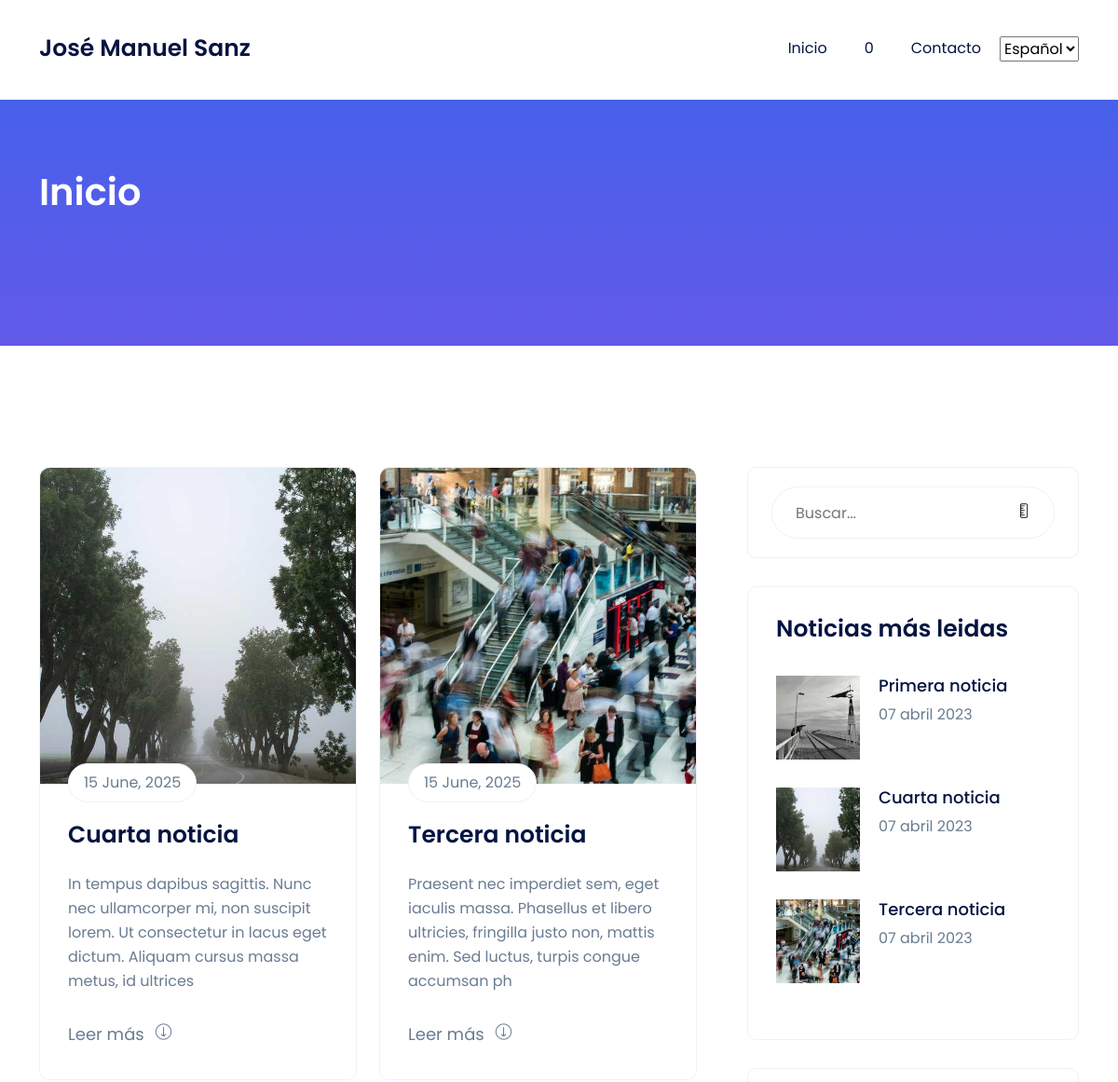
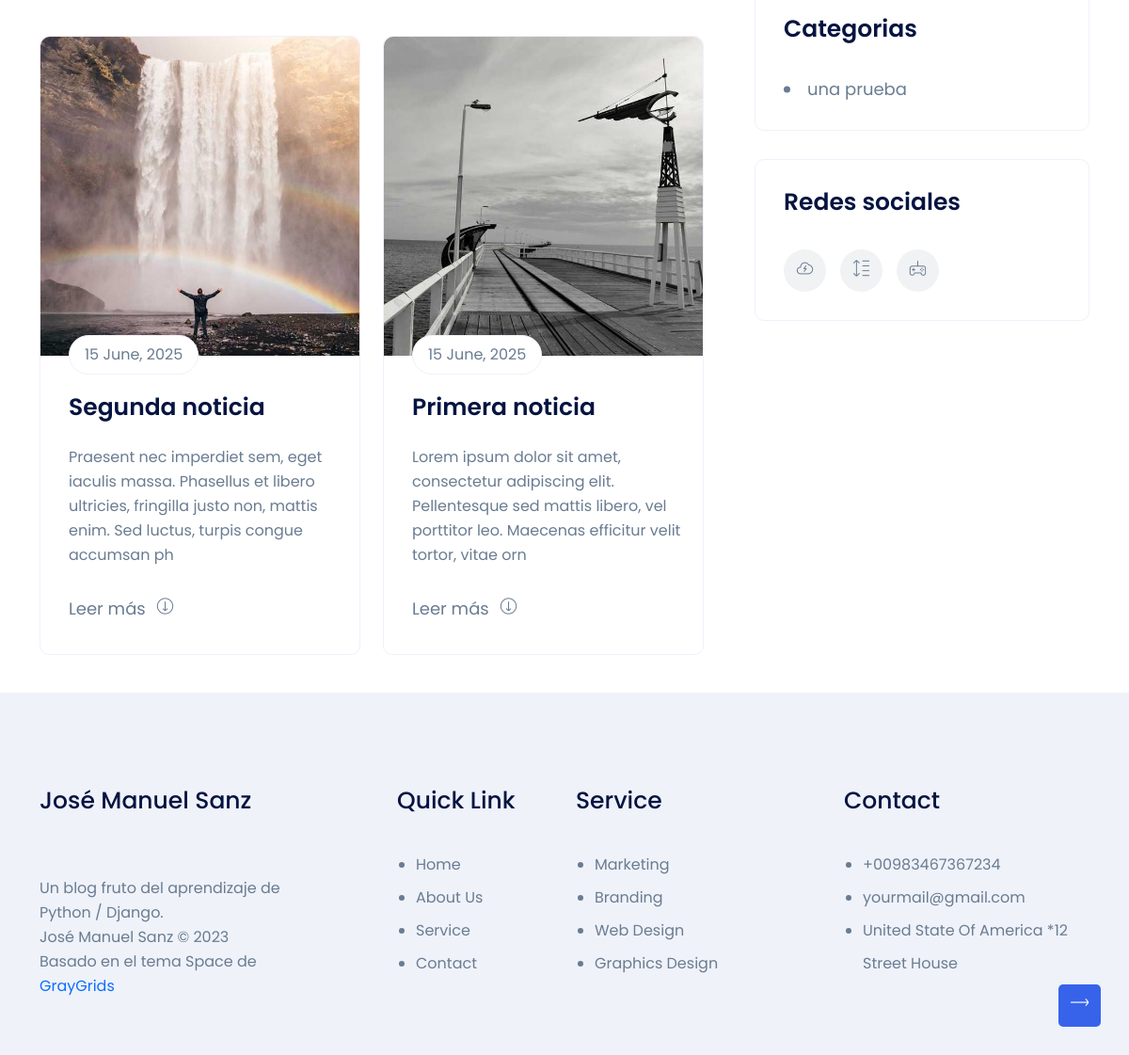
The app's page /, older data (2 pictures, top to bottom).
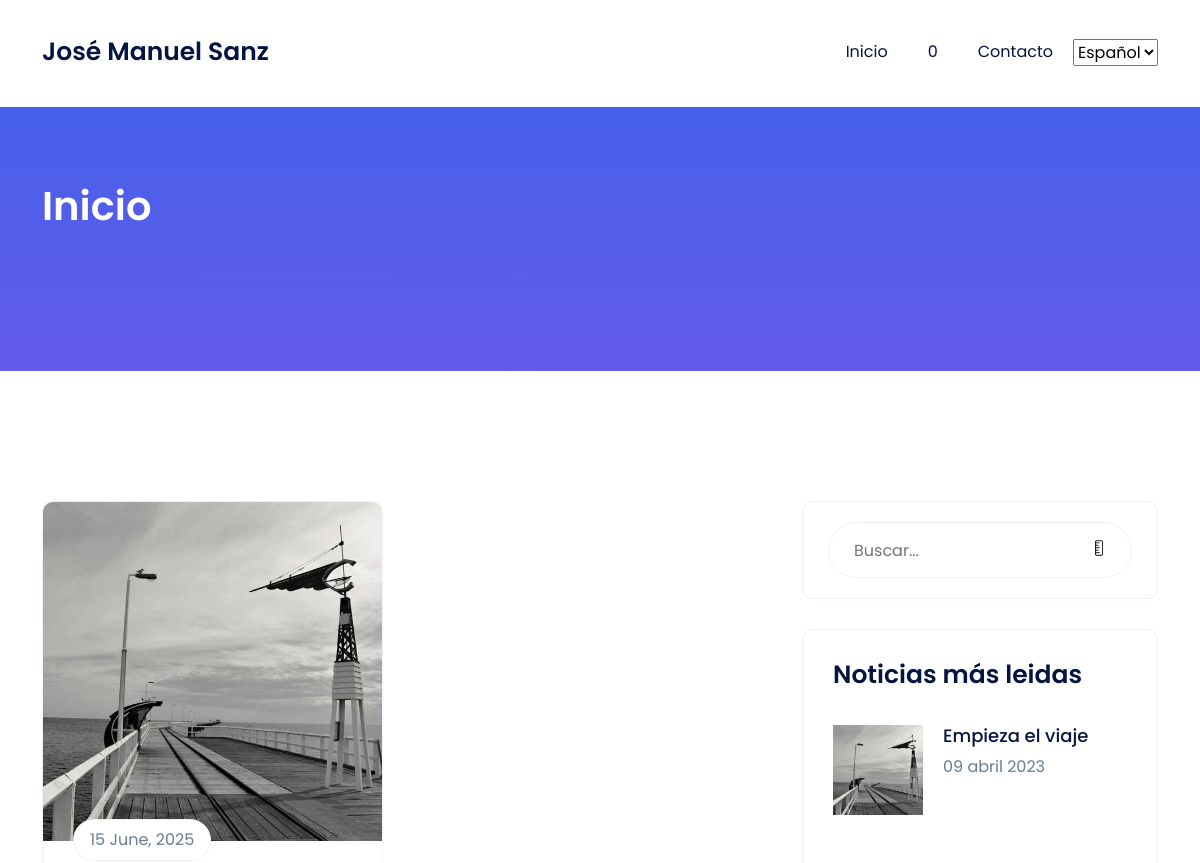
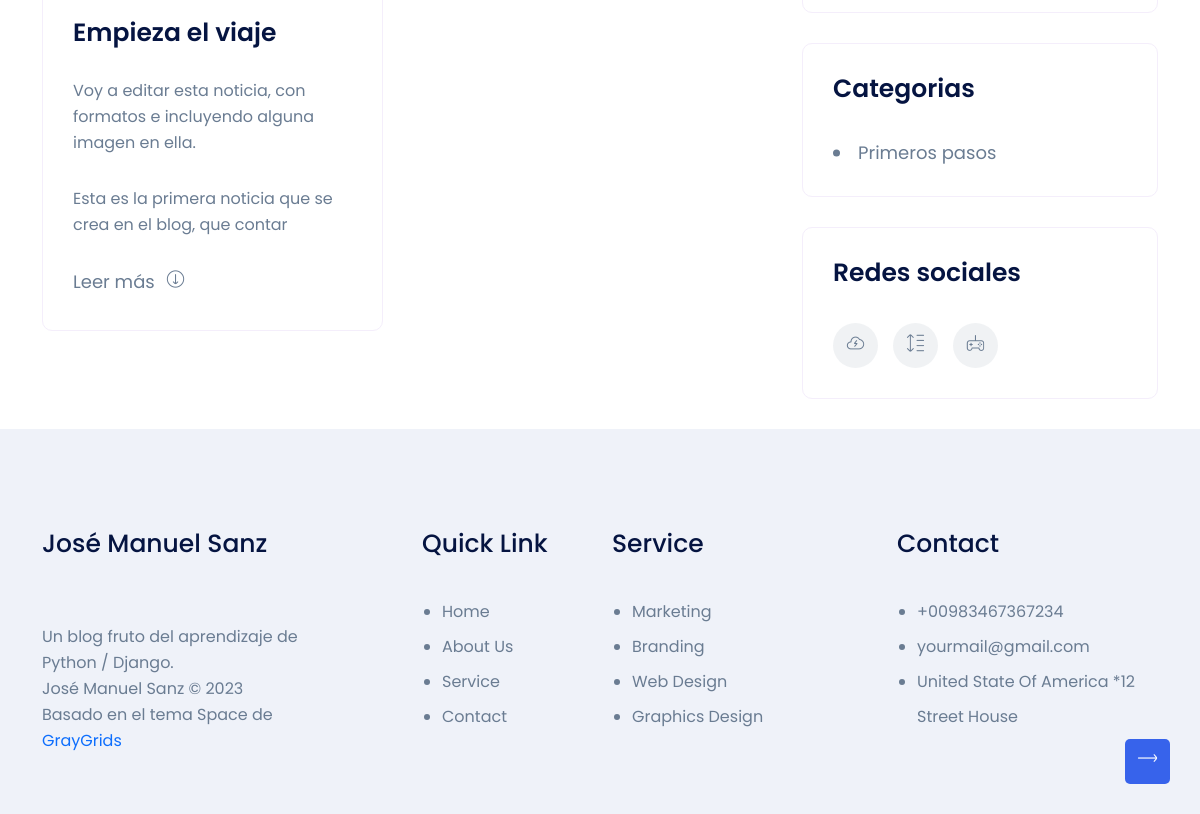
The same page, newer data (2 pictures, top to bottom).
### core/models.py (models this page shows, shortened)
class Pagina(models.Model):
    titulo = models.CharField(max_length=250)
    subtitulo = models.CharField(max_length=250)
    id = models.AutoField(primary_key=True)
    slug = models.SlugField(unique=True, default=0)
    contenido = RichTextField()
    imagen = models.ImageField(upload_to='paginas')
    fecha_creacion = models.DateTimeField(auto_now_add=True) # Se añade la hora de forma automática cuando se crea el registro
    fecha_actualizacion = models.DateTimeField(auto_now=True) # Se añade la hora de forma automática al actualizarse el campo
    class Meta:
        verbose_name = "pagina"
        verbose_name_plural = "paginas"
        ordering = ["-fecha_creacion"] # Ordena por defecto de mas antiguo a mas nuevo, con (-NombreCampo), cambia a la inversa

### blog/models.py (models this page shows, shortened)
class Blog(models.Model):
    id = models.AutoField(primary_key=True)
    titulo = models.CharField(max_length=250)
    slug = models.SlugField(unique=True, default=0)
    subtitulo = models.CharField(max_length=250)
    contenido = RichTextField()
    imagen = models.ImageField(upload_to='blog')
    fecha_creacion = models.DateTimeField(auto_now_add=True) # Se añade la hora de forma automática cuando se crea el registro
    fecha_actualizacion = models.DateTimeField(auto_now=True) # Se añade la hora de forma automática al actualizarse el campo
    autor = models.ForeignKey(Autor, on_delete=models.CASCADE, related_name='blogs')
    num_visitas = models.PositiveIntegerField(default=0) # Nuevo campo para contabilizar el número de visitas
    categorias = models.ManyToManyField(Categoria, related_name=_('categorias'))
    class Meta:
        verbose_name = "noticia"
        verbose_name_plural = "noticias"
        ordering = ["-fecha_creacion"] # Ordena por defecto de mas antiguo a mas nuevo, con (-NombreCampo), cambia a la inversa

class Categoria(models.Model):
    nombre = models.CharField(max_length=100)
    slug = models.SlugField(unique=True, default=0)

### blog/views.py (the view)
# urls.py: 2. Add a URL to urlpatterns:  path('', views.home, name='home')
def home(request):
    noticias = Blog.objects.all()
    return render(request, "blog/home.html", {'noticias':noticias})

### blog/utils.py (called while the page is built)
def mas_leidas():
    return Blog.objects.all().order_by('-num_visitas')[:3]

def lista_categorias():
   return Categoria.objects.all()

### core/utils.py (called while the page is built)
def obtener_paginas():
    return Pagina.objects.all()

### core/views.py (called while the page is built)
def paginas_context(request):
    return {'paginas': obtener_paginas()}

def noticias_context(request):
    return {'mas_leidas': mas_leidas()}

def categorias_context(request):
    return {'categorias': lista_categorias()}

### blog/templates/blog/home.html
{% extends 'core/base.html' %}
    {% block content %}
    <section class="blog-section pt-130">
        <div class="container">
            <div class="row">
                <div class="col-xl-8 col-lg-7">
                    <div class="left-side-wrapper">
                        <div class="row">
                            {% for noticias in noticias %}
                            <div class="col-md-6 col-lg-12 col-xl-6">
                                <div class="single-blog mb-40 wow fadeInUp">
                                    <div class="blog-img">
                                        <a href="/blog/{{noticias.slug}}"><img
                                                src="{{ noticias.imagen.url }}" alt="#"></a>
                                        <span class="date-meta">15 June, 2025</span>
                                    </div>
                                    <div class="blog-content">
                                        <h4><a href="/blog/{{noticias.slug}}">{{noticias.titulo}}</a></h4>
                                        <p>{{ noticias.contenido|slice:":150"|safe }}</p>
                                        <a href="/blog/{{noticias.slug}}" class="read-more-btn">Leer más <i
                                                class="lni lni-arrow-right"></i></a>
                                    </div>
                                </div>
                            </div>
                            {% endfor %}
                        </div>
                    </div>
                </div>
    {% endblock %}

### core/templates/core/base.html (shortened to what the changed rows need)
<!doctype html>
<html lang="es">
<head>
    {% load static %}
    {% load i18n %}
    <link rel="stylesheet" href="{% static 'core/assets/css/bootstrap-5.0.0-beta1.min.css' %}">
    <link rel="stylesheet" href="{% static 'core/assets/css/LineIcons.2.0.css' %}">
    <link rel="stylesheet" href="{% static 'core/assets/css/animate.css' %}">
    <link rel="stylesheet" href="{% static 'core/assets/css/tiny-slider.css' %}">
    <link rel="stylesheet" href="{% static 'core/assets/css/glightbox.min.css' %}">
    <link rel="stylesheet" href="{% static 'core/assets/css/main.css' %}">
</head>
<body>
    <header class="header navbar-area">
        <div class="container">
            <div class="row align-items-center">
                <div class="col-lg-12">
                    <nav class="navbar navbar-expand-lg">
                        <ul id="nav" class="navbar-nav ms-auto">
                            {% for pagina in paginas %}
                            <li class="nav-item"><a href="/pagina/{{pagina.slug}}/">{{ pagina.titulo }}</a></li>
                            {% endfor %}
                        </ul>
                        {% get_current_language as LANGUAGE_CODE %}
                        {% get_available_languages as LANGUAGES %}
                </div>
            </div>
        </div>
    </header>
    <section class="page-banner-section pt-75 pb-75 img-bg"
        style="background-image:url({% static 'core/assets/img/bg/common-bg.svg' %})">
        <div class="container">
            <div class="row">
                <div class="col-xl-12">
                    <div class="banner-content">
                        {% if noticia %}
                        <h2 class="titular_en_breadcrumb">{{ noticia.titulo }}</h2>
                        <h3 class="titular_en_breadcrumb">{{ noticia.subtitulo}}</h3>
                        <div class=meta-information>
                            <p class="meta-info titular_en_breadcrumb"><br>
                                {% trans "Autor" %}: Por {{noticia.autor}} | {{noticia.fecha_creacion|date:"d \ F \ Y" }}
                            </p>
                            <p class="titular_en_breadcrumb">{% trans "Categorias" %}:
                                <a href="javascript:void(0)">
                                {% for categoria in noticia.categorias.all %}
                                 <a class="titular_en_breadcrumb" href="/categoria/{{categoria.slug}}/">{{ categoria.nombre }}</a>{% if not forloop.last %}, {% endif %}
                                {% endfor %}
                                 </a>
                            </p>
                        </div>
                        {% elif pagina %}
                        <h2 class="titular_en_breadcrumb">{{ pagina.titulo }}</h2>
                        <h3 class="titular_en_breadcrumb">{{ pagina.subtitulo }}</h3>
                        {% elif categoria %}
                        <h3 class="titular_en_breadcrumb">{% trans "Noticias de la categoria:" %} {{ categoria.nombre}}</h3>
                        {% elif resultados %}
                        <h3 class="titular_en_breadcrumb">{% trans "Resultados de la busqueda" %}</h3>
                        {% elif contacto %}
                        <h3 class="titular_en_breadcrumb">{% trans "Formulario de contacto" %}</h3>
                        {% else %}
                        <h2 class="titular_en_breadcrumb">{% trans "Inicio" %}</h2>
                        {% endif %}
                    </div>
                </div>
            </div>
        </div>
    </section>
    {% block content %}
    {% endblock %}
    {% if not contacto %}
    <div class="col-xl-4 col-lg-5">
        <div class="sidebar-wrapper">
            <div class="sidebar-box recent-blog-box mb-30">
                <div class="recent-blog-items">
                    {% for noticia in mas_leidas %}
                    <div class="recent-blog mb-30">
                        <div class="recent-blog-img">
                            <img src="{{noticia.imagen.url}}" alt="#">
                        </div>
                        <div class="recent-blog-content">
                            <h5><a href="/blog/{{noticia.slug}}">{{ noticia.titulo }}</a></h5>
                            <span class="date">{{ noticia.fecha_creacion | date:"d \ F \ Y" }}</span>
                        </div>
                    </div>
                    {% endfor %}
                </div>
            </div>
            <div class="sidebar-box catagories-box mb-30">
                <ul>
                    {% for categoria in categorias %}
                    <li>
                        <a href="/categoria/{{categoria.slug}}/">
                            <span>{{ categoria.nombre}}</span>
                        </a>
                    </li>
                    {% endfor %}
                </ul>
            </div>
            {% endif %}
        </div>
    </div>
    </div>
    </div>
    </section>
</body>
</html>

Row changes from the older to the newer data that the page shows:
removed Blog: imagen (picture), titulo "Cuarta noticia", contenido "In tempus dapibus sagittis. Nunc nec ullamcorper mi, non suscipit lorem. Ut consectetur in lacus eget dictum. Aliquam cursus massa metus, id ultrices", fecha_creacion "07 abril 2023"
removed Blog: imagen (picture), titulo "Tercera noticia", contenido "Praesent nec imperdiet sem, eget iaculis massa. Phasellus et libero ultricies, fringilla justo non, mattis enim. Sed luctus, turpis congue accumsan ph", fecha_creacion "07 abril 2023"
removed Blog: imagen (picture), titulo "Segunda noticia", contenido "Praesent nec imperdiet sem, eget iaculis massa. Phasellus et libero ultricies, fringilla justo non, mattis enim. Sed luctus, turpis congue accumsan ph", shown under "Inicio"
removed Blog: imagen (picture), titulo "Primera noticia", contenido "Lorem ipsum dolor sit amet, consectetur adipiscing elit. Pellentesque sed mattis libero, vel porttitor leo. Maecenas efficitur velit tortor, vitae orn", fecha_creacion "07 abril 2023"
removed Categoria: nombre "una prueba"
added Blog: imagen (picture), titulo "Empieza el viaje", contenido "Voy a editar esta noticia, con formatos e incluyendo alguna imagen en ella. Esta es la primera noticia que se crea en el blog, que contar", fecha_creacion "09 abril 2023"
added Categoria: nombre "Primeros pasos"
